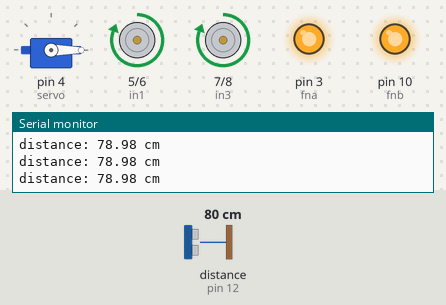
This sketch was run on a simulated Arduino Uno, built with avr-gcc and run on an emulated ATmega328P. Parts: servo, motor-driver pin pairs drawn as motors (green arrow = first pin HIGH = forward, orange = second pin HIGH = backward, longer = more drive), output pins drawn as LEDs (lit = HIGH), the last lines printed to the serial monitor. Wiring (inferred from the names in the program): ultrasonic range finder: trigger pin 11; echo pin 12. The test bench sets the inputs (shaded band); at power-on: distance to the obstacle (sensor on pin 12) 80 cm. The echo pulse lasts 58.3 µs per cm; pins used as bus, display or sensor lines are not drawn.

Above: at 1.3 s.
1.4 s: distance to the obstacle (sensor on pin 12) set to 29 cm
At 2.0 s:
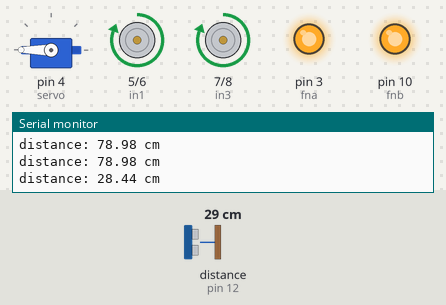
4.4 s: distance to the obstacle (sensor on pin 12) set to 25 cm
At 5.7 s:
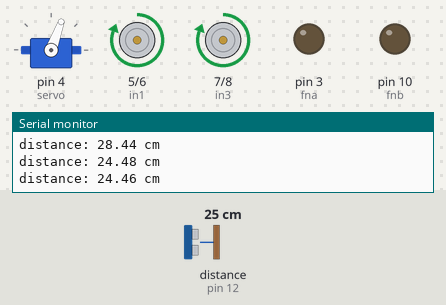
At 6.7 s:
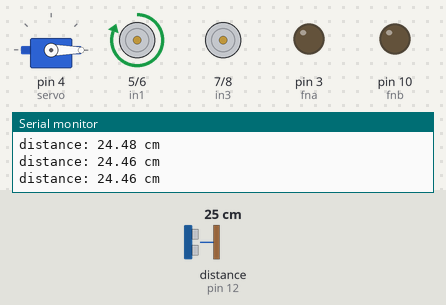
7.4 s: distance to the obstacle (sensor on pin 12) set to 2 cm
At 7.8 s:
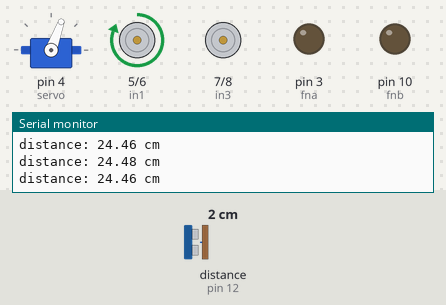
10.4 s: distance to the obstacle (sensor on pin 12) set to 9 cm
13.4 s: distance to the obstacle (sensor on pin 12) set to 11 cm
16.4 s: distance to the obstacle (sensor on pin 12) set to 4 cm
Timing chart, 0 to 20.4 s (numbered marks = the images above; inputs shaded):
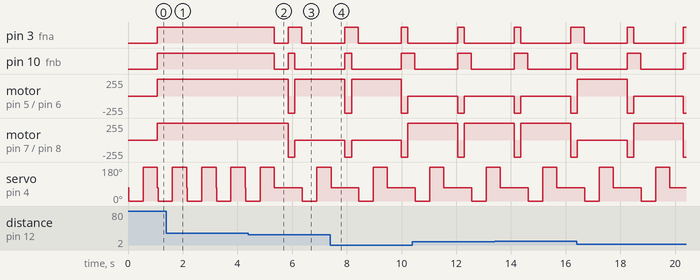

Measured:
- the behaviour switches between 26 and 25 cm on distance to the obstacle (sensor on pin 12) (found by bisection; images 1 and 2)
- after the input at 4.4 s, pin 3 (fna): HIGH → LOW after 0.95 s, → HIGH 0.50 s later, → LOW 0.50 s later; pin 10 (fnb): HIGH → LOW after 0.95 s, → HIGH 0.50 s later, → LOW 0.25 s later

The sketch:

robot.ino
```cpp
#define in1 5
#define in2 6
#define fna 3

#define in3 7
#define in4 8
#define fnb 10

#define echo 12
#define trig 11

#include <Servo.h>
Servo servo;

float distance, duree;
float leftDistance, rightDistance;


void setup() {
  pinMode(in1, OUTPUT);
  pinMode(in2, OUTPUT);
  pinMode(in3, OUTPUT);
  pinMode(in4, OUTPUT);
  pinMode(fna, OUTPUT);
  pinMode(fnb, OUTPUT);
  pinMode(trig, OUTPUT);
  pinMode(echo, INPUT);
  servo.attach(4);
  servo.write(70);
  Serial.begin(115200);
}

void loop() {
  ultrasonic();


  leftDistance = distanceLeft();
  rightDistance = distanceRight();

  if (distance <= 25) {
    digitalWrite(fna, LOW);
    digitalWrite(fnb, LOW);
    delay(500);

    digitalWrite(in3, LOW);
    digitalWrite(in4, HIGH);
    digitalWrite(in1, LOW);
    digitalWrite(in2, HIGH);

    digitalWrite(fna, 150);
    digitalWrite(fnb, 150);
    delay(250);
    digitalWrite(fna, LOW);
    digitalWrite(fnb, LOW);


    if (leftDistance > rightDistance) {
      digitalWrite(in3, LOW);
      digitalWrite(in4, LOW);
      digitalWrite(in1, HIGH);
      digitalWrite(in2, LOW);
      digitalWrite(fna, 190);
      delay(250);
      digitalWrite(fna, LOW);
    } else {
      digitalWrite(in3, HIGH);
      digitalWrite(in4, LOW);
      digitalWrite(in1, LOW);
      digitalWrite(in2, LOW);
      digitalWrite(fnb, 190);
      delay(250);
      digitalWrite(fnb, LOW);
    }
  } else {
    digitalWrite(in3, HIGH);
    digitalWrite(in4, LOW);
    digitalWrite(in1, HIGH);
    digitalWrite(in2, LOW);
    digitalWrite(fna, 100);
    digitalWrite(fnb, 100);
  }
}

void ultrasonic() {
  digitalWrite(trig, HIGH);
  delayMicroseconds(10);
  digitalWrite(trig, LOW);

  duree = pulseIn(echo, HIGH);
  distance = 0.034 * duree / 2;

  Serial.print("distance: ");
  Serial.print(distance);
  Serial.println(" cm");

  delay(20);
}

float distanceLeft() {
  servo.write(0);
  delay(500);
  ultrasonic();
  servo.write(70);
  return distance;
}

float distanceRight() {
  servo.write(180);
  delay(500);
  ultrasonic();
  servo.write(70);
  return distance;
}
```
